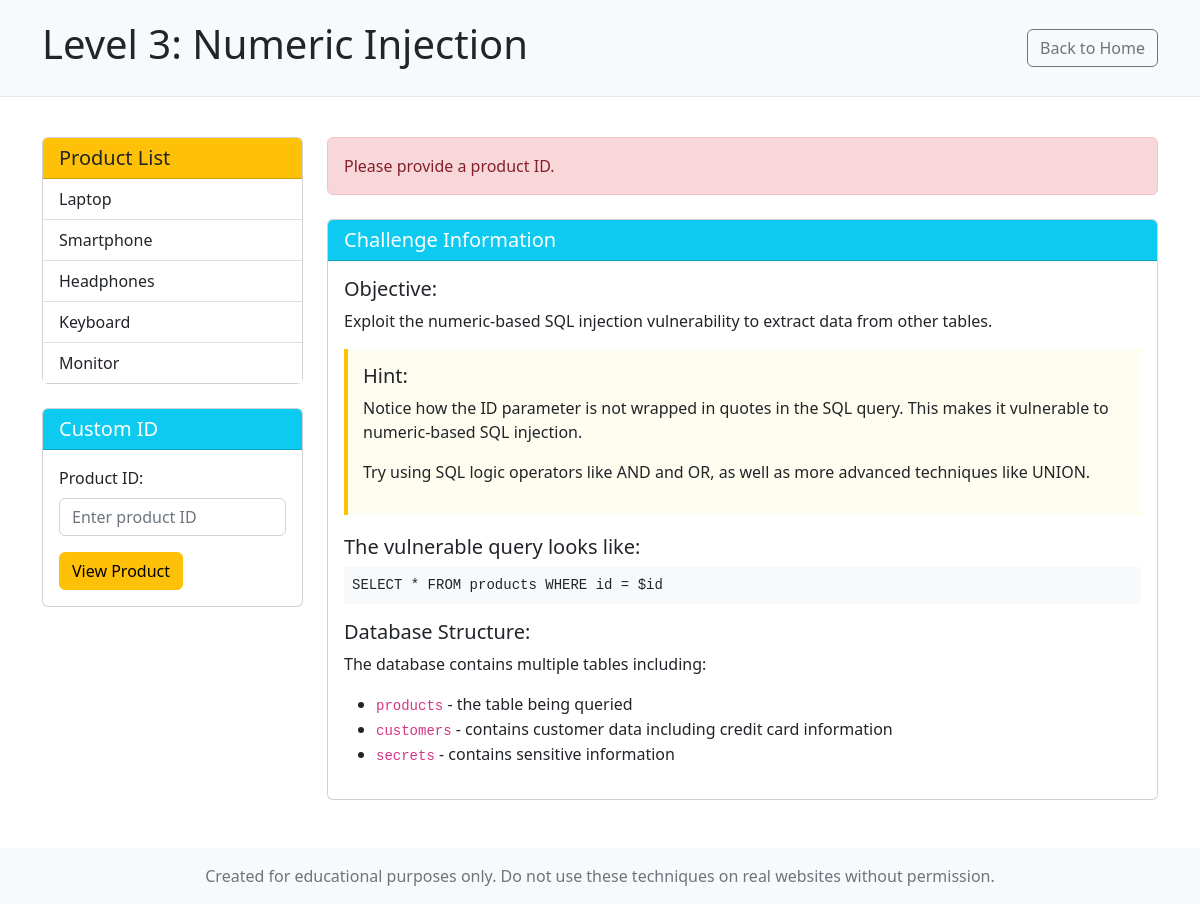
The page /level3.php on the database its author committed.
### tables this page shows
CREATE TABLE products (
    id INT AUTO_INCREMENT PRIMARY KEY,
    name VARCHAR(100) NOT NULL,
    description TEXT,
    price DECIMAL(10, 2),
    category VARCHAR(50)
);

### level3.php (the view, shortened to what this page needs)
<?php
require_once 'config.php';
$error = '';
if (isset($_GET['id'])) {
    $id = $_GET['id'];
    $sql = "SELECT * FROM products WHERE id = $id";
    $executed_query = "Executed query: " . $sql;
    $result = mysqli_query($conn, $sql);
    if ($result && mysqli_num_rows($result) > 0) {
        $product = mysqli_fetch_assoc($result);
    } else {
        $error = "Product not found or invalid input. " . mysqli_error($conn);
    }
} else {
    $error = "Please provide a product ID.";
}
$all_products = [];
$product_sql = "SELECT id, name FROM products ORDER BY id";
$product_result = mysqli_query($conn, $product_sql);
if ($product_result) {
    while ($row = mysqli_fetch_assoc($product_result)) {
        $all_products[] = $row;
    }
}
?>
<!DOCTYPE html>
<html lang="en">
<head>
    <link rel="stylesheet" href="https://cdn.jsdelivr.net/npm/bootstrap@5.2.3/dist/css/bootstrap.min.css">
</head>
<body>
    <div class="header">
        <div class="container">
            <div class="d-flex justify-content-between align-items-center">
                <h1>Level 3: Numeric Injection</h1>
                <a href="index.php" class="btn btn-outline-secondary">Back to Home</a>
            </div>
        </div>
    </div>
    <div class="container">
        <div class="row">
            <div class="col-md-3">
                <div class="card mb-4">
                    <div class="card-header bg-warning text-dark">
                        <h5 class="mb-0">Product List</h5>
                    </div>
                    <div class="card-body p-0">
                        <div class="list-group list-group-flush">
                            <?php foreach ($all_products as $p): ?>
                                <a href="?id=<?php echo $p['id']; ?>" class="list-group-item list-group-item-action <?php echo (isset($_GET['id']) && $_GET['id'] == $p['id']) ? 'active' : ''; ?>">
                                    <?php echo htmlspecialchars($p['name']); ?>
                                </a>
                            <?php endforeach; ?>
                        </div>
                    </div>
                </div>
                <div class="card">
                    <div class="card-header bg-info text-white">
                        <h5 class="mb-0">Custom ID</h5>
                    </div>
                    <div class="card-body">
                        <form method="get" action="">
                            <div class="mb-3">
                                <label for="id" class="form-label">Product ID:</label>
                                <input type="text" class="form-control" id="id" name="id" value="<?php echo isset($_GET['id']) ? htmlspecialchars($_GET['id']) : ''; ?>" placeholder="Enter product ID">
                            </div>
                            <button type="submit" class="btn btn-warning">View Product</button>
                        </form>
                    </div>
                </div>
            </div>
            <div class="col-md-9">
                <?php if ($error): ?>
                    <div class="alert alert-danger">
                        <?php echo $error; ?>
                    </div>
                <?php endif; ?>
                <div class="card mt-4">
                    <div class="card-header bg-info text-white">
                        <h5 class="mb-0">Challenge Information</h5>
                    </div>
                    <div class="card-body">
                        <h5>Objective:</h5>
                        <p>Exploit the numeric-based SQL injection vulnerability to extract data from other tables.</p>
                        <div class="hint-box">
                            <h5>Hint:</h5>
                            <p>Notice how the ID parameter is not wrapped in quotes in the SQL query. This makes it vulnerable to numeric-based SQL injection.</p>
                            <p>Try using SQL logic operators like AND and OR, as well as more advanced techniques like UNION.</p>
                        </div>
                        <h5>The vulnerable query looks like:</h5>
                        <pre class="bg-light p-2">SELECT * FROM products WHERE id = $id</pre>
                        <h5 class="mt-3">Database Structure:</h5>
                        <p>The database contains multiple tables including:</p>
                        <ul>
                            <li><code>products</code> - the table being queried</li>
                            <li><code>customers</code> - contains customer data including credit card information</li>
                            <li><code>secrets</code> - contains sensitive information</li>
                        </ul>
                    </div>
                </div>
            </div>
        </div>
    </div>
    <footer class="mt-5 py-3 bg-light">
        <div class="container text-center">
            <p class="text-muted mb-0">Created for educational purposes only. Do not use these techniques on real websites without permission.</p>
        </div>
    </footer>
</body>
</html>

### level3.php (style rules this page uses)
.header { background-color: #f8f9fa; padding: 20px 0; margin-bottom: 40px; border-bottom: 1px solid #e7e7e7; }
.hint-box { background-color: #fffdf0; border-left: 4px solid #ffc107; padding: 15px; margin-bottom: 20px; }

### rows shown on the page
products: name "Laptop"
products: name "Smartphone"
products: name "Headphones"
products: name "Keyboard"
products: name "Monitor"

### other values the page prints
$error "Please provide a product ID."
